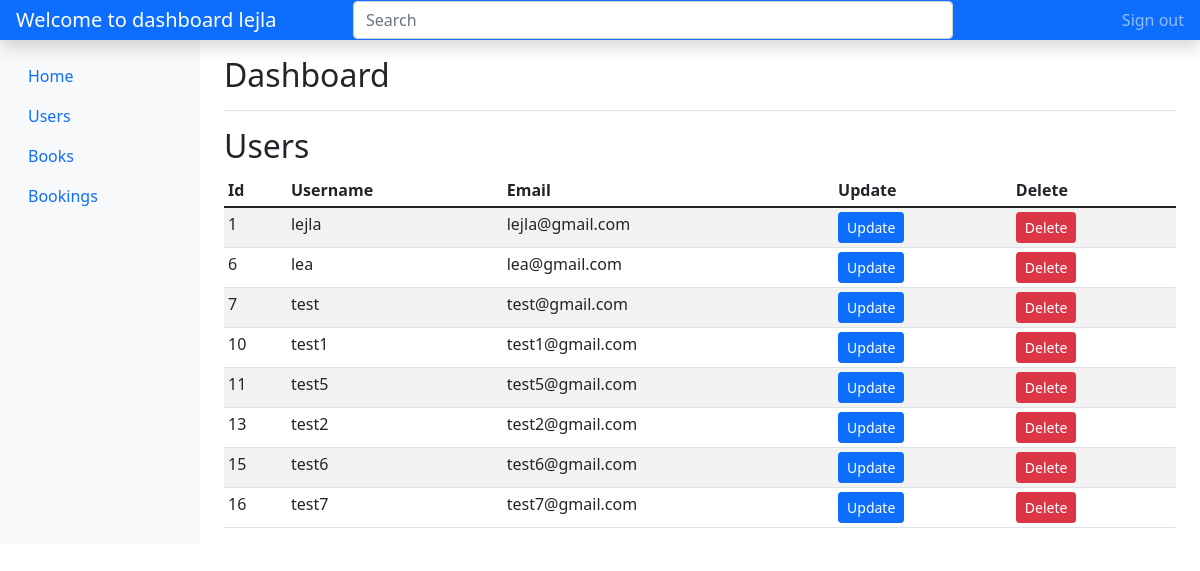
/dashboard.php (signed in), run on the app's committed database.
### tables this page shows
CREATE TABLE `users` (
  `id` int(255) NOT NULL,
  `username` varchar(255) NOT NULL,
  `email` varchar(255) NOT NULL,
  `password` varchar(255) NOT NULL,
  `is_admin` int(255) NOT NULL
);

### dashboard.php (the view, shortened to what this page needs)
<?php
    include_once('config.php');
    $sql = "SELECT * FROM users";
    $selectUsers = $con->prepare($sql);
    $selectUsers->execute();
    $users_data = $selectUsers->fetchAll();
 ?>
 <!DOCTYPE html>
 <html>
 <head>
 	<link href="https://cdn.jsdelivr.net/npm/bootstrap@5.1.3/dist/css/bootstrap.min.css" rel="stylesheet">
 </head>
 <body>
 <header class="navbar navbar-dark sticky-top bg-primary flex-md-nowrap p-0 shadow">
  <a class="navbar-brand col-md-3 col-lg-2 me-0 px-3" href="#"><?php echo "Welcome to dashboard ".$_SESSION['username']; ?></a>
  <input class="form-control form-control-dark w-50" type="text" placeholder="Search" aria-label="Search">
  <div class="navbar-nav">
    <div class="nav-item text-nowrap">
      <a class="nav-link px-3" href="logout.php">Sign out</a>
    </div>
  </div>
</header>
<div class="container-fluid">
  <div class="row">
    <nav id="sidebarMenu" class="col-md-3 col-lg-2 d-md-block bg-light sidebar collapse">
      <div class="position-sticky pt-3">
        <ul class="nav flex-column">
           <?php if ($_SESSION['is_admin'] == '1') { ?>
            <li class="nav-item">
              <a class="nav-link" href="index.php">
                Home
              </a>
            </li>
            <li class="nav-item">
              <a class="nav-link active" aria-current="page" href="dashboard.php">
               Users
              </a>
            </li>
          <li class="nav-item">
            <a class="nav-link" href="list_books.php">
              Books
            </a>
          </li>
          <li class="nav-item">
            <a class="nav-link" href="bookings.php">
              Bookings
            </a>
          </li>
      <?php
      } ?>
        </ul>
      </div>
    </nav>
    <main class="col-md-9 ms-sm-auto col-lg-10 px-md-4">
      <div class="d-flex justify-content-between flex-wrap flex-md-nowrap align-items-center pt-3 pb-2 mb-3 border-bottom">
        <h1 class="h2">Dashboard</h1>
      </div>
      <?php if ($_SESSION['is_admin'] == '1') { ?>
           <h2>Users</h2>
      <div class="table-responsive">
        <table class="table table-striped table-sm">
          <thead>
            <tr>
              <th scope="col">Id</th>
              <th scope="col">Username</th>
              <th scope="col">Email</th>
              <th scope="col">Update</th>
              <th scope="col">Delete</th>
            </tr>
          </thead>
          <tbody>
            <?php foreach ($users_data as $user_data) { ?>
               <tr>
                <td><?php echo $user_data['id']; ?></td>
                <td><?php echo $user_data['username']; ?></td>
                <td><?php echo $user_data['email']; ?></td>
                <td><a href="editUsers.php?id=<?= $user_data['id'];?>" class="btn btn-sm btn-primary">Update</a></td>
                <td><a href="deleteUsers.php?id=<?= $user_data['id'];?>" class="btn btn-sm btn-danger" onclick="return confirm('Are you sure you want to delete this user?');">Delete</a></td>
              </tr>
           <?php  } ?>
          </tbody>
        </table>
      </div>
     <?php  }
     ?>
    </main>
  </div>
</div>
 </body>
 </html>

### dashboard.php (style rules this page uses)
nav { position:sticky; }

### data on the page
users: id "1", username "lejla", email "lejla@gmail.com"
users: id "6", username "lea", email "lea@gmail.com"
users: id "7", username "test", email "test@gmail.com"
users: id "10", username "test1", email "test1@gmail.com"
users: id "11", username "test5", email "test5@gmail.com"
users: id "13", username "test2", email "test2@gmail.com"
users: id "15", username "test6", email "test6@gmail.com"
users: id "16", username "test7", email "test7@gmail.com"

### other printed values
$_SESSION['username'] "lejla"
